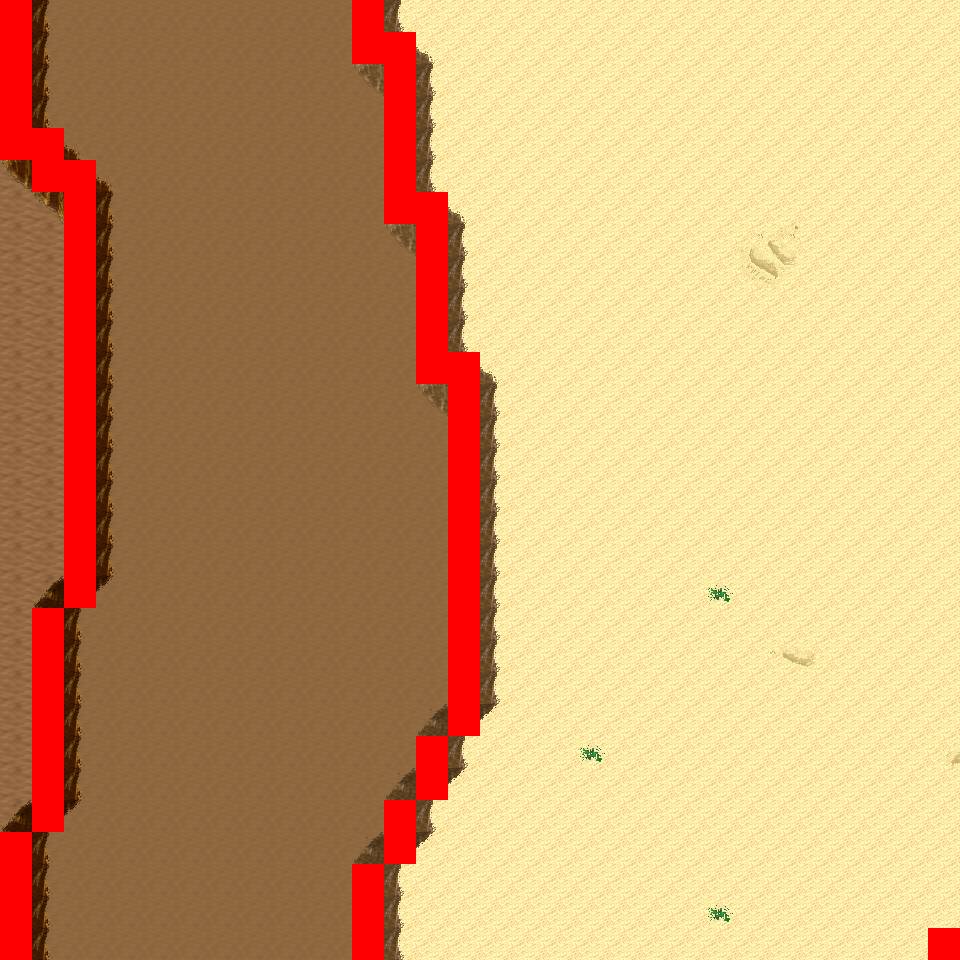

Below is a game level as drawn by its tile map, then a one-line description and the .tmx that defines it (tile-layer data replaced by summaries):
An orthogonal 30x30 tile map with 32x32 px tiles, 6 tile layers (Ground, Object, Object2, Above, ...), 8 tilesets and 4 objects (4x mapExit).

<map version="1.0" orientation="orthogonal" renderorder="right-down" width="30" height="30" tilewidth="32" tileheight="32" nextobjectid="5">
  <tileset firstgid="1" name="tileset_logic_collision" tilewidth="32" tileheight="32" tilecount="1" columns="1">
    <image source="../drawable/tileset_logic_collision.png" width="32" height="32" />
  </tileset>
  <tileset firstgid="2" name="tileset_ground_ground" tilewidth="32" tileheight="32" tilecount="33" columns="3">
    <image source="../drawable/tileset_ground_ground.png" width="96" height="352" />
  </tileset>
  <tileset firstgid="35" name="tileset_ground_ridge_earth_pale" tilewidth="32" tileheight="32" tilecount="96" columns="12">
    <image source="../drawable/tileset_ground_ridge_earth_pale.png" width="384" height="256" />
  </tileset>
  <tileset firstgid="131" name="tileset_ground_ridge_earth_dark" tilewidth="32" tileheight="32" tilecount="96" columns="12">
    <image source="../drawable/tileset_ground_ridge_earth_dark.png" width="384" height="256" />
  </tileset>
  <tileset firstgid="227" name="tileset_terrain_desert" tilewidth="32" tileheight="32" tilecount="88" columns="8">
    <image source="../drawable/tileset_terrain_desert.png" width="256" height="352" />
  </tileset>
  <tileset firstgid="315" name="tileset_plant_tree_tree_darkgreen" tilewidth="32" tileheight="32" tilecount="88" columns="8">
    <image source="../drawable/tileset_plant_tree_tree_darkgreen.png" width="256" height="352" />
  </tileset>
  <tileset firstgid="403" name="tileset_ground_sand_2" tilewidth="32" tileheight="32" tilecount="15" columns="5">
    <image source="../drawable/tileset_ground_sand_2.png" width="160" height="96" />
  </tileset>
  <tileset firstgid="418" name="tileset_plant_cactus_2" tilewidth="32" tileheight="32" tilecount="10" columns="5">
    <image source="../drawable/tileset_plant_cactus_2.png" width="160" height="64" />
  </tileset>
  <layer name="Ground" width="30" height="30">
    <data>[900 cells, 900 non-empty, 11 distinct tile ids]</data>
  </layer>
  <layer name="Object" width="30" height="30">
    <data>[900 cells, 136 non-empty, 22 distinct tile ids]</data>
  </layer>
  <layer name="Object2" width="30" height="30">
    <data>[900 cells, 0 non-empty, 0 distinct tile ids]</data>
  </layer>
  <layer name="Above" width="30" height="30">
    <data>[900 cells, 0 non-empty, 0 distinct tile ids]</data>
  </layer>
  <layer name="Above2" width="30" height="30">
    <data>[900 cells, 0 non-empty, 0 distinct tile ids]</data>
  </layer>
  <layer name="Walkable" width="30" height="30">
    <data>[900 cells, 66 non-empty, 1 distinct tile ids]</data>
  </layer>
  <objectgroup name="MapEvents">
    <object id="1" name="south" type="mapExit" x="32" y="928" width="320" height="32">
      <properties>
        <property name="map" value="level_0_x2_y111" />
        <property name="x" value="1" />
        <property name="y" value="1" />
      </properties>
    </object>
    <object id="2" name="south2" type="mapExit" x="384" y="928" width="544" height="32">
      <properties>
        <property name="map" value="level_0_x2_y111" />
        <property name="x" value="12" />
        <property name="y" value="1" />
      </properties>
    </object>
    <object id="3" name="west" type="mapExit" x="0" y="160" width="32" height="672">
      <properties>
        <property name="map" value="level_0_x1_y110" />
        <property name="x" value="28" />
        <property name="y" value="5" />
      </properties>
    </object>
    <object id="4" name="east" type="mapExit" x="928" y="0" width="32" height="928">
      <properties>
        <property name="map" value="level_0_x3_y110" />
        <property name="x" value="1" />
        <property name="y" value="0" />
      </properties>
    </object>
  </objectgroup>
</map>
